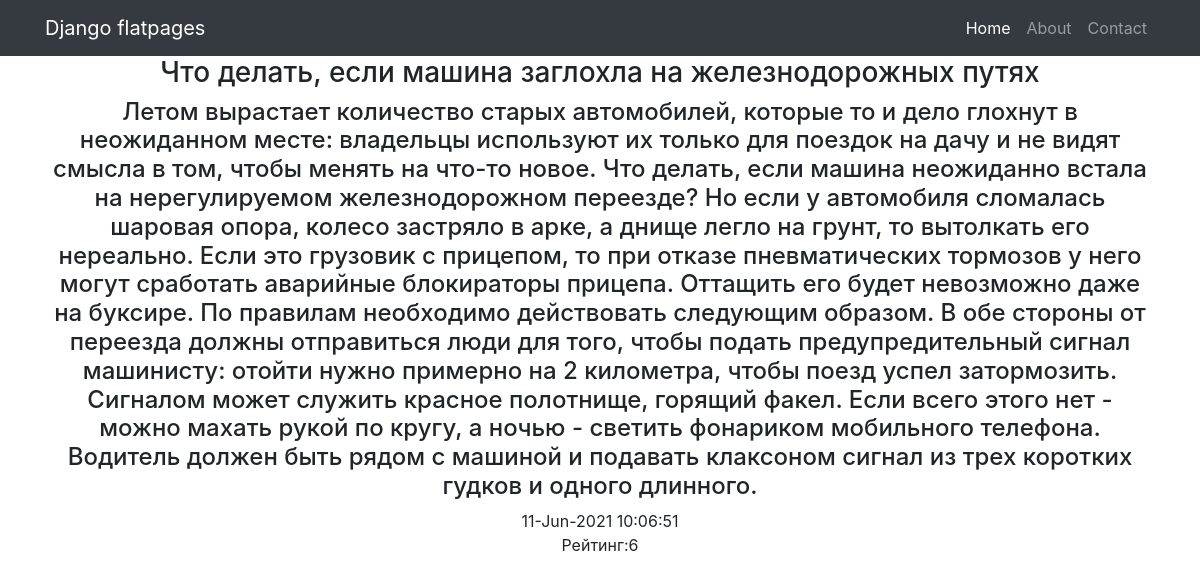
Screenshot of /news/3 with the database file from the repository.
### newnews/models.py (models this page shows, shortened)
class Post(models.Model):
    news = 'Новость'
    article = 'Статья'
    Posts = [
        (news, 'Новость'),
        (article, 'Статья')
    ]
    Post_type = models.CharField(max_length=20, choices= Posts, default=news)
    Post_time = models.DateTimeField(auto_now_add=True)
    Post_title = models.CharField(max_length=255)
    Post_text = models.TextField()
    Post_rating = models.IntegerField(default=0)
    author = models.ForeignKey(Author, on_delete=models.CASCADE)
    Post_category = models.ManyToManyField(Category, through='PostCategory')
    class Meta:
        verbose_name = 'Новость'
        verbose_name_plural = 'Новости'
        ordering = ['-Post_time']

### newnews/views.py (the view)
# urls.py: path('<int:pk>', NewsDetail.as_view()),
class NewsDetail(DetailView):
    model = Post  # модель всё та же, но мы хотим получать детали конкретно отдельного товара
    template_name = 'new.html'  # название шаблона будет product.html
    context_object_name = 'new'  # название объекта. в нём будет

### newnews/templates/newnews/new.html (shortened to what this page needs)
{% extends 'newnews/default.html' %}
{% load custom_filters %}
{% block content %}
<h3>{{ new.Post_title }}</h3>
<h4> {{ new.Post_text }} </h4>
{{new.Post_time|date:'d-M-Y h:m:s'}}
<br>Рейтинг:{{new.Post_rating}}
{% endblock content %}

### rows the page displays
Post: Post_title "Что делать, если машина заглохла на железнодорожных путях", Post_text "Летом вырастает количество старых автомобилей, которые то и дело глохнут в неожиданном месте: владельцы используют их только для поездок на дачу и не видят смысла в том, чтобы менять на что-то новое. Что делать, если машина неожиданно встала на нерегулируемом железнодорожном переезде? Но если у автомобиля сломалась шаровая опора, колесо застряло в арке, а днище легло на грунт, то вытолкать его нереально. Если это грузовик с прицепом, то при отказе пневматических тормозов у него могут сработать аварийные блокираторы прицепа. Оттащить его будет невозможно даже на буксире. По правилам необходимо действовать следующим образом. В обе стороны от переезда должны отправиться люди для того, чтобы…", Post_time "11-Jun-2021 10:06:51", Post_rating "6"
